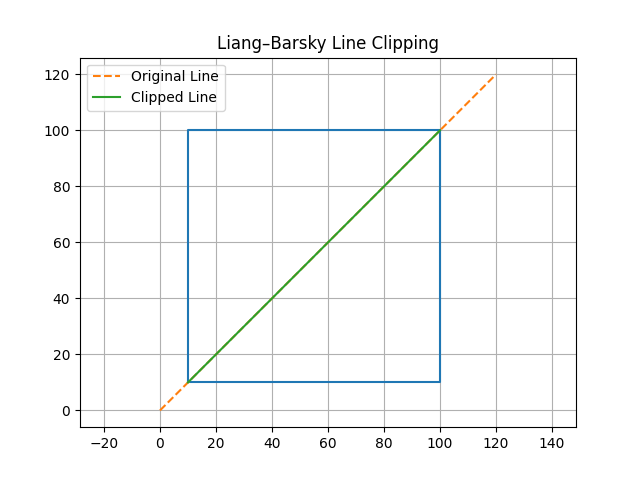

The Python source for this figure:
# Liang–Barsky Line Clipping with Visualization
import matplotlib.pyplot as plt

def liang_barsky(x1, y1, x2, y2, xmin, ymin, xmax, ymax):
    dx = x2 - x1
    dy = y2 - y1

    u1 = 0.0
    u2 = 1.0

    p = [-dx, dx, -dy, dy]
    q = [x1 - xmin, xmax - x1, y1 - ymin, ymax - y1]

    for i in range(4):
        if p[i] == 0:
            if q[i] < 0:
                return None
        else:
            t = q[i] / p[i]
            if p[i] < 0:
                if t > u1:
                    u1 = t
            else:
                if t < u2:
                    u2 = t

    if u1 > u2:
        return None

    nx1 = x1 + u1 * dx
    ny1 = y1 + u1 * dy
    nx2 = x1 + u2 * dx
    ny2 = y1 + u2 * dy

    return nx1, ny1, nx2, ny2


def draw(original, clipped, xmin, ymin, xmax, ymax):
    # Draw clipping window
    plt.plot(
        [xmin, xmax, xmax, xmin, xmin],
        [ymin, ymin, ymax, ymax, ymin]
    )

    # Draw original line
    x1, y1, x2, y2 = original
    plt.plot([x1, x2], [y1, y2], '--', label="Original Line")

    # Draw clipped line
    if clipped is not None:
        cx1, cy1, cx2, cy2 = clipped
        plt.plot([cx1, cx2], [cy1, cy2], label="Clipped Line")

    plt.title("Liang–Barsky Line Clipping")
    plt.axis("equal")
    plt.grid(True)
    plt.legend()
    plt.show()


# Window limits
xmin, ymin = 10, 10
xmax, ymax = 100, 100

# Line
original = (0, 0, 120, 120)

clipped = liang_barsky(0, 0, 120, 120, xmin, ymin, xmax, ymax)
draw(original, clipped, xmin, ymin, xmax, ymax)
